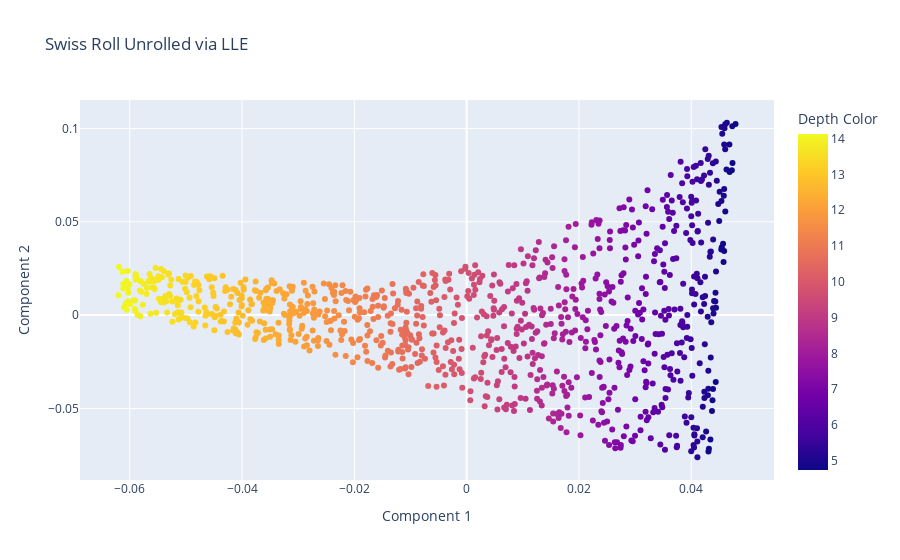

Notebook code cell kept with this figure:
### Code cell
from sklearn.manifold import LocallyLinearEmbedding
import plotly.express as px  # Correct import for Plotly Express

# Apply Locally Linear Embedding (LLE) to unroll the Swiss Roll
embedding = LocallyLinearEmbedding(n_components=2, n_neighbors=12, method='standard')
X_unrolled = embedding.fit_transform(X)

# Create a DataFrame for the unrolled data
df_unrolled = pd.DataFrame(X_unrolled, columns=['Component 1', 'Component 2'])

# Plot the results using Plotly Express
fig = px.scatter(df_unrolled, x='Component 1', y='Component 2', color=df['Color'],
                 title='Swiss Roll Unrolled via LLE', labels={'color': 'Depth Color'})
fig.show()

### Figure 1 — Plotly figure (JSON) as saved in the notebook; plotly's stock layout.template omitted (floating-point values rounded to 4 significant figures; data arrays with more than 128 entries replaced by an {"elided": "..."} marker saying what was removed)
{"data": [{"hovertemplate": "Component 1=%{x}<br>Component 2=%{y}<br>Depth Color=%{marker.color}<extra></extra>", "legendgroup": "", "marker": {"color": {"elided": "1000 float values"}, "coloraxis": "coloraxis", "symbol": "circle"}, "mode": "markers", "name": "", "orientation": "v", "showlegend": false, "type": "scatter", "x": {"elided": "1000 float values"}, "xaxis": "x", "y": {"elided": "1000 float values"}, "yaxis": "y"}], "layout": {"coloraxis": {"colorbar": {"title": {"text": "Depth Color"}}, "colorscale": [[0, "#0d0887"], [0.1111, "#46039f"], [0.2222, "#7201a8"], [0.3333, "#9c179e"], [0.4444, "#bd3786"], [0.5556, "#d8576b"], [0.6667, "#ed7953"], [0.7778, "#fb9f3a"], [0.8889, "#fdca26"], [1, "#f0f921"]]}, "legend": {"tracegroupgap": 0}, "title": {"text": "Swiss Roll Unrolled via LLE"}, "xaxis": {"anchor": "y", "domain": [0, 1], "title": {"text": "Component 1"}}, "yaxis": {"anchor": "x", "domain": [0, 1], "title": {"text": "Component 2"}}}}
